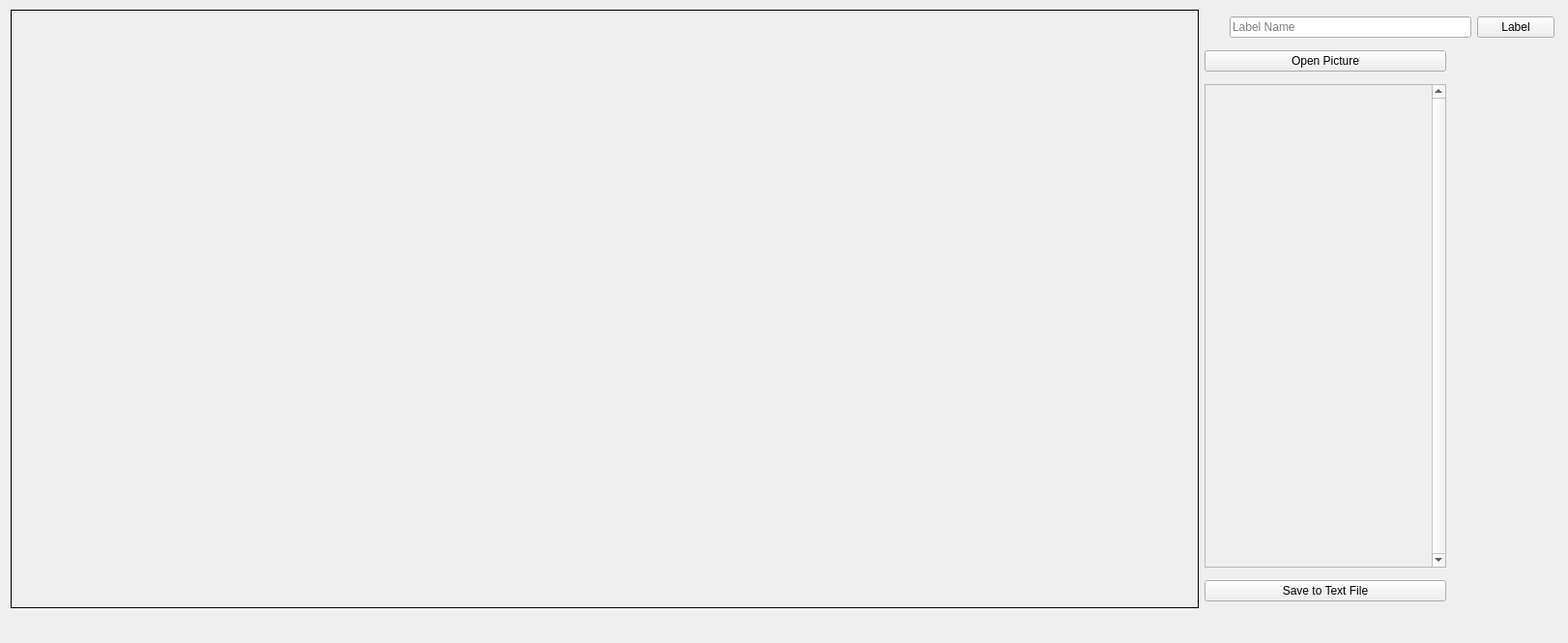
<?xml version="1.0" encoding="UTF-8"?>
<ui version="4.0">
 <class>MainWindow</class>
 <widget class="QMainWindow" name="MainWindow">
  <property name="geometry">
   <rect>
    <x>0</x>
    <y>0</y>
    <width>1622</width>
    <height>665</height>
   </rect>
  </property>
  <property name="minimumSize">
   <size>
    <width>0</width>
    <height>0</height>
   </size>
  </property>
  <property name="windowTitle">
   <string>MainWindow</string>
  </property>
  <widget class="QWidget" name="centralWidget">
   <widget class="QWidget" name="horizontalLayoutWidget">
    <property name="geometry">
     <rect>
      <x>0</x>
      <y>-1</y>
      <width>1619</width>
      <height>641</height>
     </rect>
    </property>
    <layout class="QHBoxLayout" name="horizontalLayout">
     <property name="sizeConstraint">
      <enum>QLayout::SetDefaultConstraint</enum>
     </property>
     <item>
      <widget class="my_qlabel" name="pictureFrame">
       <property name="enabled">
        <bool>true</bool>
       </property>
       <property name="minimumSize">
        <size>
         <width>0</width>
         <height>0</height>
        </size>
       </property>
       <property name="mouseTracking">
        <bool>true</bool>
       </property>
       <property name="layoutDirection">
        <enum>Qt::LeftToRight</enum>
       </property>
       <property name="frameShape">
        <enum>QFrame::Box</enum>
       </property>
       <property name="text">
        <string/>
       </property>
       <property name="pixmap">
        <pixmap>../../../../Pictures/print_kittens.jpg</pixmap>
       </property>
       <property name="alignment">
        <set>Qt::AlignLeading|Qt::AlignLeft|Qt::AlignTop</set>
       </property>
      </widget>
     </item>
     <item>
      <layout class="QVBoxLayout" name="verticalLayout">
       <property name="sizeConstraint">
        <enum>QLayout::SetFixedSize</enum>
       </property>
       <item>
        <layout class="QHBoxLayout" name="horizontalLayout_2">
         <property name="spacing">
          <number>6</number>
         </property>
         <property name="sizeConstraint">
          <enum>QLayout::SetDefaultConstraint</enum>
         </property>
         <item>
          <widget class="QWidget" name="label_color" native="true">
           <property name="sizePolicy">
            <sizepolicy hsizetype="Fixed" vsizetype="Fixed">
             <horstretch>0</horstretch>
             <verstretch>0</verstretch>
            </sizepolicy>
           </property>
           <property name="minimumSize">
            <size>
             <width>20</width>
             <height>20</height>
            </size>
           </property>
           <property name="maximumSize">
            <size>
             <width>20</width>
             <height>20</height>
            </size>
           </property>
           <property name="autoFillBackground">
            <bool>true</bool>
           </property>
          </widget>
         </item>
         <item>
          <widget class="QLineEdit" name="lineEdit">
           <property name="sizePolicy">
            <sizepolicy hsizetype="Fixed" vsizetype="Fixed">
             <horstretch>0</horstretch>
             <verstretch>0</verstretch>
            </sizepolicy>
           </property>
           <property name="minimumSize">
            <size>
             <width>250</width>
             <height>0</height>
            </size>
           </property>
           <property name="maximumSize">
            <size>
             <width>250</width>
             <height>16777215</height>
            </size>
           </property>
           <property name="toolTip">
            <string/>
           </property>
           <property name="whatsThis">
            <string/>
           </property>
           <property name="text">
            <string/>
           </property>
           <property name="placeholderText">
            <string>Label Name</string>
           </property>
          </widget>
         </item>
         <item>
          <widget class="QPushButton" name="pushButton_2">
           <property name="sizePolicy">
            <sizepolicy hsizetype="Fixed" vsizetype="Fixed">
             <horstretch>0</horstretch>
             <verstretch>0</verstretch>
            </sizepolicy>
           </property>
           <property name="maximumSize">
            <size>
             <width>250</width>
             <height>16777215</height>
            </size>
           </property>
           <property name="text">
            <string>Label</string>
           </property>
           <property name="flat">
            <bool>false</bool>
           </property>
          </widget>
         </item>
        </layout>
       </item>
       <item>
        <widget class="QPushButton" name="openFile">
         <property name="minimumSize">
          <size>
           <width>250</width>
           <height>0</height>
          </size>
         </property>
         <property name="maximumSize">
          <size>
           <width>250</width>
           <height>16777215</height>
          </size>
         </property>
         <property name="text">
          <string>Open Picture</string>
         </property>
        </widget>
       </item>
       <item>
        <widget class="QScrollArea" name="scrollArea">
         <property name="sizePolicy">
          <sizepolicy hsizetype="Fixed" vsizetype="Fixed">
           <horstretch>0</horstretch>
           <verstretch>0</verstretch>
          </sizepolicy>
         </property>
         <property name="minimumSize">
          <size>
           <width>250</width>
           <height>500</height>
          </size>
         </property>
         <property name="verticalScrollBarPolicy">
          <enum>Qt::ScrollBarAlwaysOn</enum>
         </property>
         <property name="widgetResizable">
          <bool>true</bool>
         </property>
         <widget class="QWidget" name="scrollAreaWidgetContents">
          <property name="geometry">
           <rect>
            <x>0</x>
            <y>0</y>
            <width>231</width>
            <height>498</height>
           </rect>
          </property>
          <zorder>pictureFrame</zorder>
          <zorder>pictureFrame</zorder>
         </widget>
        </widget>
       </item>
       <item>
        <widget class="QPushButton" name="pushButton">
         <property name="maximumSize">
          <size>
           <width>250</width>
           <height>16777215</height>
          </size>
         </property>
         <property name="text">
          <string>Save to Text File</string>
         </property>
        </widget>
       </item>
      </layout>
     </item>
    </layout>
   </widget>
  </widget>
  <widget class="QMenuBar" name="menuBar">
   <property name="geometry">
    <rect>
     <x>0</x>
     <y>0</y>
     <width>1622</width>
     <height>21</height>
    </rect>
   </property>
  </widget>
 </widget>
 <layoutdefault spacing="6" margin="11"/>
 <customwidgets>
  <customwidget>
   <class>my_qlabel</class>
   <extends>QLabel</extends>
   <header location="global">my_qlabel.h</header>
  </customwidget>
 </customwidgets>
 <resources/>
 <connections/>
</ui>
